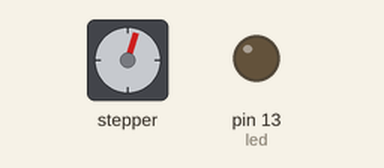
Simulated run of this sketch. Board: Arduino Uno, built with avr-gcc and run on an emulated ATmega328P. Shown: stepper motor, output pins drawn as LEDs (lit = HIGH). Wiring (inferred from the names in the program): stepper motor driver (200 steps per turn assumed): step pin 4; direction pin 3; enable pin 5. Pins used as bus, display or sensor lines are not drawn.

Above: at 0.05 s.
At 1.95 s:
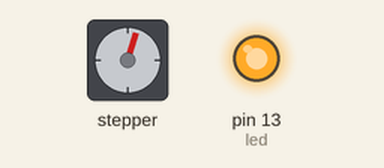
Timing chart, 0 to 6.9 s (numbered marks = the images above):
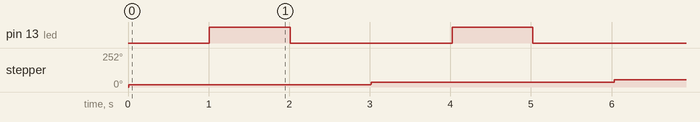

Measured:
- by itself, pin 13 (led): alternates HIGH for 1.0 s and LOW for 2.0 s
- by itself, stepper: turns 18° clockwise in 0.00 s, repeating every 3.0 s

The sketch:

step_motor.ino
```cpp
int dir = 3;
int stp = 4;
int en = 5;
int led = 13;
void setup() {
  pinMode(dir, OUTPUT);
  pinMode(stp, OUTPUT);
  pinMode(en, OUTPUT);
  pinMode(led, OUTPUT);
  digitalWrite(dir, HIGH);
}

void loop() {
  digitalWrite(en, LOW);
  for (int x = 0; x < 10; x++) {
    digitalWrite(stp, HIGH);
    delayMicroseconds(500);
    digitalWrite(stp, LOW);
    delayMicroseconds(500);
  }
  delay(1000);
  digitalWrite(en, HIGH);
  digitalWrite(led, HIGH);
  delay(1000);
  digitalWrite(led, LOW);
  delay(1000);
}
```
